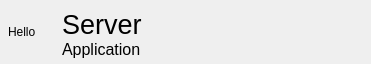
<?xml version="1.0" encoding="UTF-8"?>
<ui version="4.0">
 <class>Form</class>
 <widget class="QWidget" name="Form">
  <property name="geometry">
   <rect>
    <x>0</x>
    <y>0</y>
    <width>371</width>
    <height>64</height>
   </rect>
  </property>
  <property name="sizePolicy">
   <sizepolicy hsizetype="Expanding" vsizetype="Fixed">
    <horstretch>0</horstretch>
    <verstretch>0</verstretch>
   </sizepolicy>
  </property>
  <property name="minimumSize">
   <size>
    <width>0</width>
    <height>64</height>
   </size>
  </property>
  <property name="maximumSize">
   <size>
    <width>16777215</width>
    <height>64</height>
   </size>
  </property>
  <property name="baseSize">
   <size>
    <width>0</width>
    <height>64</height>
   </size>
  </property>
  <property name="windowTitle">
   <string>Form</string>
  </property>
  <widget class="QWidget" name="gridLayoutWidget">
   <property name="geometry">
    <rect>
     <x>0</x>
     <y>0</y>
     <width>371</width>
     <height>80</height>
    </rect>
   </property>
   <layout class="QGridLayout" name="gridLayout">
    <property name="leftMargin">
     <number>8</number>
    </property>
    <property name="topMargin">
     <number>0</number>
    </property>
    <property name="rightMargin">
     <number>8</number>
    </property>
    <property name="bottomMargin">
     <number>16</number>
    </property>
    <property name="horizontalSpacing">
     <number>-1</number>
    </property>
    <property name="verticalSpacing">
     <number>0</number>
    </property>
    <item row="0" column="0">
     <widget class="QLabel" name="icon">
      <property name="sizePolicy">
       <sizepolicy hsizetype="Fixed" vsizetype="Fixed">
        <horstretch>0</horstretch>
        <verstretch>0</verstretch>
       </sizepolicy>
      </property>
      <property name="minimumSize">
       <size>
        <width>48</width>
        <height>48</height>
       </size>
      </property>
      <property name="maximumSize">
       <size>
        <width>48</width>
        <height>48</height>
       </size>
      </property>
      <property name="text">
       <string>Hello</string>
      </property>
     </widget>
    </item>
    <item row="0" column="1">
     <layout class="QVBoxLayout" name="verticalLayout">
      <property name="spacing">
       <number>0</number>
      </property>
      <property name="topMargin">
       <number>4</number>
      </property>
      <property name="bottomMargin">
       <number>0</number>
      </property>
      <item>
       <widget class="QLabel" name="server">
        <property name="sizePolicy">
         <sizepolicy hsizetype="Preferred" vsizetype="Minimum">
          <horstretch>0</horstretch>
          <verstretch>0</verstretch>
         </sizepolicy>
        </property>
        <property name="font">
         <font>
          <pointsize>20</pointsize>
         </font>
        </property>
        <property name="text">
         <string>Server</string>
        </property>
        <property name="alignment">
         <set>Qt::AlignBottom|Qt::AlignLeading|Qt::AlignLeft</set>
        </property>
        <property name="indent">
         <number>-1</number>
        </property>
       </widget>
      </item>
      <item>
       <widget class="QLabel" name="application">
        <property name="sizePolicy">
         <sizepolicy hsizetype="Preferred" vsizetype="Minimum">
          <horstretch>0</horstretch>
          <verstretch>0</verstretch>
         </sizepolicy>
        </property>
        <property name="font">
         <font>
          <pointsize>12</pointsize>
         </font>
        </property>
        <property name="text">
         <string>Application</string>
        </property>
        <property name="alignment">
         <set>Qt::AlignLeading|Qt::AlignLeft|Qt::AlignTop</set>
        </property>
       </widget>
      </item>
     </layout>
    </item>
   </layout>
  </widget>
 </widget>
 <resources/>
 <connections/>
</ui>
